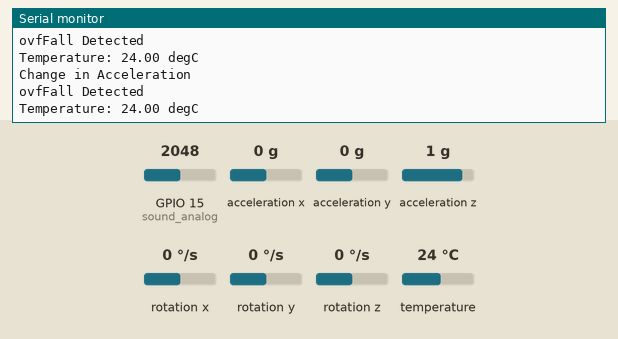
Recording of a program running on a simulated ESP32. Shown: the last lines printed to the serial monitor. The inputs (shaded band) are chosen by the test bench; at power-on: temperature 24 °C, GPIO 15 (sound_analog) = 2048, acceleration x 0 g, acceleration y 0 g, acceleration z 1 g, rotation x 0 °/s, rotation y 0 °/s, rotation z 0 °/s.

Above: at 2.9 s.
3.0 s: temperature set to 18.7 °C
At 4.4 s:
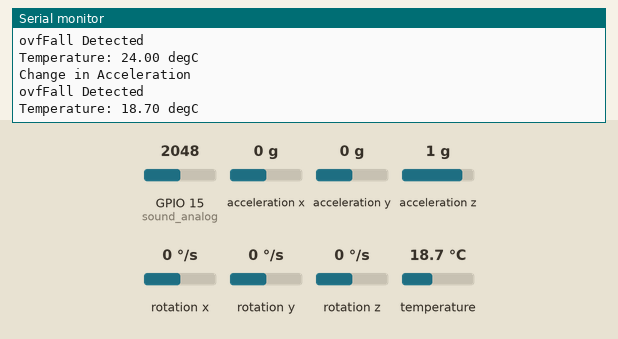
4.5 s: temperature set to 17.7 °C
At 6.3 s:
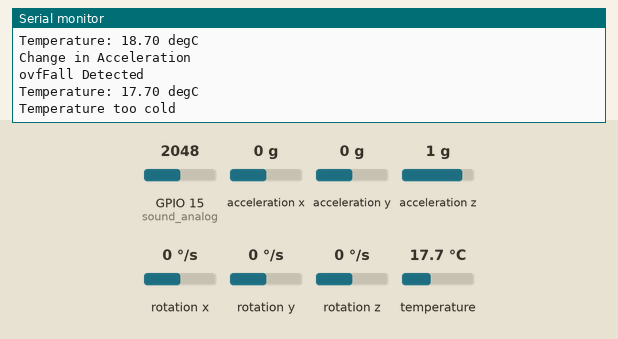
Timing chart, 0 to 7.8 s (numbered marks = the images above; inputs shaded):
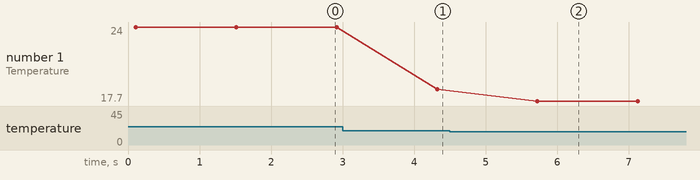

The program:

main.cpp
```cpp
#include <Arduino.h>
#include <Adafruit_MPU6050.h>
#include <Adafruit_Sensor.h>
#include <Wire.h>
#include <math.h>

Adafruit_MPU6050 mpu;
int sound_analog = 15;

bool setup_mpu() {
  while (!Serial)
    delay(10); // will pause Zero, Leonardo, etc until serial console opens

  Serial.println("Adafruit MPU6050 test!");

  // Try to initialize!
  if (!mpu.begin()) {
    Serial.println("Failed to find MPU6050 chip");
    delay(100);
    return false;
  }
  Serial.println("MPU6050 Found!");

  mpu.setAccelerometerRange(MPU6050_RANGE_8_G);
  Serial.print("Accelerometer range set to: ");
  switch (mpu.getAccelerometerRange()) {
  case MPU6050_RANGE_2_G:
    Serial.println("+-2G");
    break;
  case MPU6050_RANGE_4_G:
    Serial.println("+-4G");
    break;
  case MPU6050_RANGE_8_G:
    Serial.println("+-8G");
    break;
  case MPU6050_RANGE_16_G:
    Serial.println("+-16G");
    break;
  }
  mpu.setGyroRange(MPU6050_RANGE_500_DEG);
  Serial.print("Gyro range set to: ");
  switch (mpu.getGyroRange()) {
  case MPU6050_RANGE_250_DEG:
    Serial.println("+- 250 deg/s");
    break;
  case MPU6050_RANGE_500_DEG:
    Serial.println("+- 500 deg/s");
    break;
  case MPU6050_RANGE_1000_DEG:
    Serial.println("+- 1000 deg/s");
    break;
  case MPU6050_RANGE_2000_DEG:
    Serial.println("+- 2000 deg/s");
    break;
  }

  mpu.setFilterBandwidth(MPU6050_BAND_21_HZ);
  Serial.print("Filter bandwidth set to: ");
  switch (mpu.getFilterBandwidth()) {
  case MPU6050_BAND_260_HZ:
    Serial.println("260 Hz");
    break;
  case MPU6050_BAND_184_HZ:
    Serial.println("184 Hz");
    break;
  case MPU6050_BAND_94_HZ:
    Serial.println("94 Hz");
    break;
  case MPU6050_BAND_44_HZ:
    Serial.println("44 Hz");
    break;
  case MPU6050_BAND_21_HZ:
    Serial.println("21 Hz");
    break;
  case MPU6050_BAND_10_HZ:
    Serial.println("10 Hz");
    break;
  case MPU6050_BAND_5_HZ:
    Serial.println("5 Hz");
    break;
  }

  Serial.println("");
  return true;
}

void setup(void) {
  Serial.begin(115200);
  setup_mpu();

  // Initialize pins for sound sensor
  pinMode(sound_analog, INPUT);
  delay(100);
}

/**
 * Samples noise sensor 9 times, chooses highest level and converts it to decibels using equation
 * found through linear regresssion.
 *
 * @return boolean, true if noise level is over the threshold
 */
bool noiseDetect() {
  int sensorValue = 0;
  int maxVal = 0;
  int i = 0;
  int dB = 0;

  for(i = 0; i < 9; i++) {
    sensorValue = analogRead(15);
    if (sensorValue > maxVal) {
      maxVal = sensorValue;
    }
    delay(100);
  }

  dB = (maxVal - 993.79) / 21.17;
  if(dB >= 80) {
    return true;
  }
  else {
    return false;
  }
}

/**
 * Compares floats
 *
 * @param a the first float
 * @param b the second float
 * @param EPSILON the tolerance
 * @return boolean, true if the difference is smaller than the tolerance
 */
bool compareFloats (float a, float b, float EPSILON) {
  return fabs(a - b) < EPSILON;
}

/**
 * Checks temperature against upper and lower limits.
 *
 * @param temp current temperature reading
 * @return integer, 0 for normal temperature, 1 for low temperature, 2 for high temperature
 */
int tempDetect(float temp) {
  float lowerLimit = 18;  // https://www.labour.gov.on.ca/english/hs/faqs/workplace.php#temperature
  float upperLimit = 35;  // https://www.ccohs.ca/oshanswers/phys_agents/heat_health.html
  float init_val = 36.53;
  Serial.print("Temperature: ");
  Serial.print(temp);
  Serial.println(" degC");

  if (temp <= lowerLimit) {
    return 1;
  }
  else if (compareFloats(temp, init_val, 0.001)) {  // if nothing is read from MPU6050
    return 3;
  }
  else if (temp >= upperLimit) {
    return 2;
  }
  return 0;
}

/**
 * Detects falls using x, y and z accelerations and gyro data.
 *
 * @param event struct holding sensor readings
 * @return boolean, true if a fall has been detected.
 */
bool fallDetect(sensors_event_t  *event_a, sensors_event_t  *event_g) {
  float acc_magnitude, g_magnitude = 0;
  float acc_lastReading, g_lastReading = 0;
  float high_threshhold = 15; // change in acc threshold
  float changeAcc = 0;

  acc_magnitude = sqrt(sq(event_a->acceleration.x) +sq(event_a->acceleration.y) + sq(event_a->acceleration.z));
  g_magnitude = sqrt(sq(event_g->gyro.x) +sq(event_g->gyro.y) + sq(event_g->gyro.z));
  changeAcc = abs(acc_magnitude - acc_lastReading);

  if (changeAcc > high_threshhold) {
    Serial.println("Change in Acceleration");
    Serial.print(changeAcc);
    return true;
  }

  Serial.print("Magnitude of Acceleration: ");
  Serial.println(acc_magnitude);
  acc_lastReading = acc_magnitude;

  Serial.print("Magnitude of Angular Velocity: ");
  Serial.println(g_magnitude);
  g_lastReading = g_magnitude;
  return false;
}

/**
 * Calls all sensor checking functions, and restarts set up if sensors are not found.
 */
void checkSensors() {
  /* Get new sensor events with the readings */
  sensors_event_t a, g, temp;
  mpu.getEvent(&a, &g, &temp);
  int tempReturn = 0;

  if (fallDetect(&a, &g)) {
    Serial.println("Fall Detected");
  }

  tempReturn = tempDetect(temp.temperature);
  if (tempReturn == 3) {
    while(!setup_mpu());
  }
  else if (tempReturn == 1) {
    Serial.println("Temperature too cold");
  }
  else if (tempReturn == 2) {
    Serial.println("Temperature too hot");
  }

  if (noiseDetect()) {
    Serial.println("Noise level high");
  }
}

void loop() {
  checkSensors();
  delay(500);
}
```

Measured:
- the behaviour switches between 18.1 and 18 °C on temperature (found by bisection; images 1 and 2)
- after the input at 3.0 s, the serial monitor: prints a new line after 1.3 s (image 1)
- after the input at 4.5 s, the serial monitor: prints a new line after 1.2 s (image 2)
- plotted number 1: 24 → 18.7 after the input at 3.0 s, 18.7 → 17.7 after the input at 4.5 s
